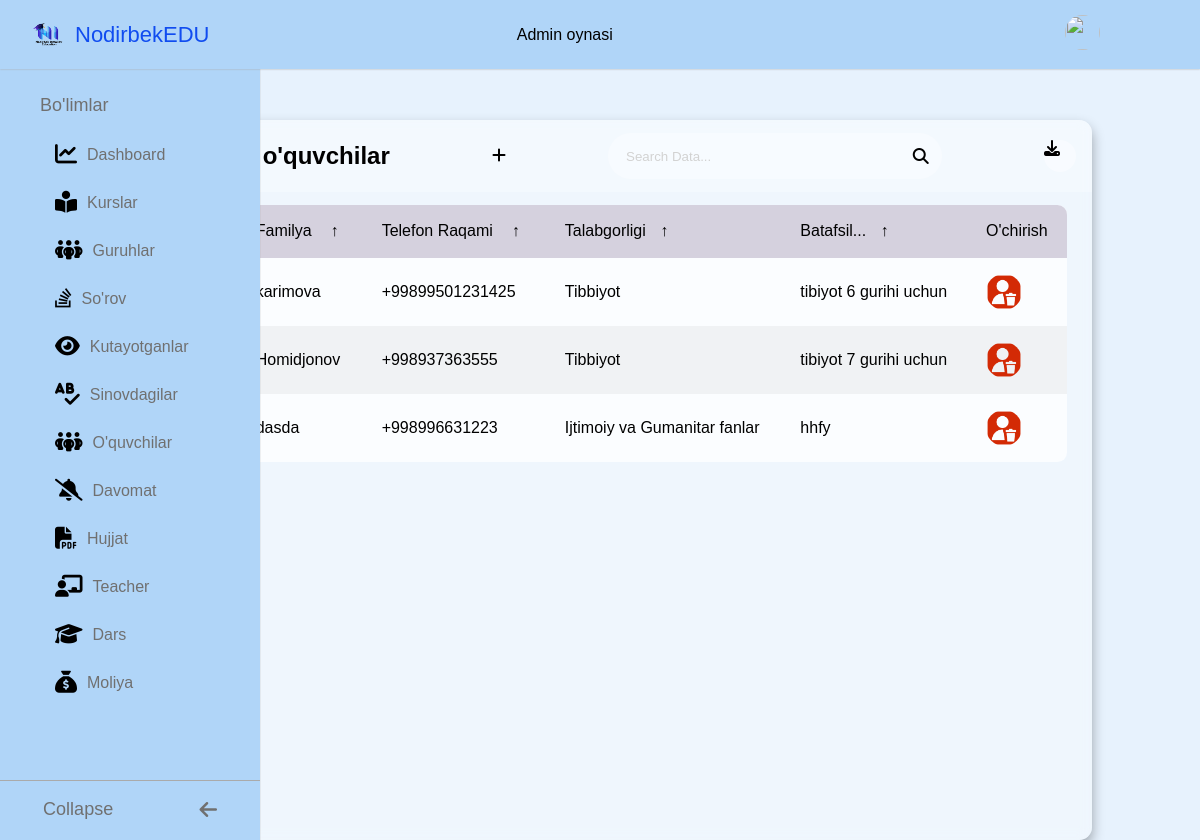
The app's page /asosiy/kutayotganlar/ (signed in) with its own data.
### asosiy/models.py (models this page shows, shortened)
class Kutish(models.Model):
    sorov_fk=models.ForeignKey(Sorov,on_delete=models.CASCADE)
    batafsil=models.TextField()

class Sorov(models.Model):
    ism=models.CharField(max_length=30)
    fam=models.CharField(max_length=30)
    tel=models.CharField(max_length=13)
    kurs_fk=models.ForeignKey(Kurs,on_delete=models.CASCADE)
    sorov_qoldirilgan_vaqt=models.DateTimeField(auto_now_add=True)

class Kurs(models.Model):
    nom=models.CharField(max_length=30)
    ochilgan_sana=models.DateField()
    def __str__(self):
        return f"{self.nom}"

### asosiy/views.py (the view, shortened to what this page needs)
# urls.py: path('kutayotganlar/', Kutayotganlar.as_view()),
class Kutayotganlar(View):
    def get(self, request):
        if request.user.is_authenticated:
            data = {
                'kutush': Sorov.objects.all(),
                'kutayotganlar': Kutish.objects.all()
            }
            return render(request, 'kutish.html', data)
        return redirect('/adminlogin/')

### templates/kutish.html (shortened to what this page needs)
<!DOCTYPE html>
<html lang="en">
<head>
    {% load static %}
    <link rel="stylesheet" href="https://cdnjs.cloudflare.com/ajax/libs/font-awesome/6.4.0/css/all.min.css" />
    <link rel="stylesheet" href="{% static 'root.css' %}">
    <link rel="stylesheet" href="{% static 'standart.css' %}">
    <link rel="stylesheet" href="{% static 'table.css' %}">
    <link rel="stylesheet" href="{% static 'admin_form.css' %}">
</head>
<body>
  <nav class="navbar">
		<div class="logo_item">
		  <img src="/media/mm2n.png" alt=""></i>NodirbekEDU
		</div>
		<div class="search_bar">
			 <p>Admin oynasi</p>
		</div>
		<div class="navbar_content">
		  <a href="/logout"><img src="/media/logout.png" alt="" class="profile" /></a>
		</div>
	  </nav>
	  <nav class="sidebar">
		<div class="menu_content">
		  <ul class="menu_items">
			<div class="menu_title menu_dahsboard"></div>
			<li class="item">
				<a href="/asosiy/IndexAdmin" class="nav_link">
				  <span class="navlink_icon">
					<i class="fa-solid fa-chart-line"></i>
				  </span>
				  <span class="navlink"> Dashboard</span>
				</a>
			  </li>
        <li class="item">
          <a href="/asosiy/kurslar" class="nav_link">
            <span class="navlink_icon">
           <i class="fa-solid fa-book-open-reader"></i>             </span>
            <span class="navlink"> Kurslar</span>
          </a>
          </li>
        <li class="item">
          <a href="/asosiy/guruhlar" class="nav_link">
            <span class="navlink_icon">
            <i class="fa-solid fa-people-group"></i>                  </span>
            <span class="navlink"> Guruhlar</span>
          </a>
          </li>
			  <li class="item">
				<a href="/asosiy/sorov" class="nav_link">
				  <span class="navlink_icon">
					<i class="fa-brands fa-stack-overflow"></i>                </span>
				  <span class="navlink">So'rov</span>
				</a>
			  </li>
        <li class="item">
          <a href="/asosiy/kutayotganlar" class="nav_link">
            <span class="navlink_icon">
              <i class="fa-solid fa-eye"></i>                 </span>
            <span class="navlink">Kutayotganlar</span>
          </a>
        </li>
			  <li class="item">
          <a href="/asosiy/sinov" class="nav_link">
            <span class="navlink_icon">
              <i class="fa-solid fa-spell-check"></i>               </span>
            <span class="navlink">Sinovdagilar</span>
          </a>
        </li>
			  <li class="item">
				<a href="/asosiy/talabalar" class="nav_link">
				  <span class="navlink_icon">
            <i class="fa-solid fa-people-group"></i>                  </span>
				  <span class="navlink">O'quvchilar</span>
				</a>
			  </li>
        <li class="item">
          <a href="/asosiy/davomat" class="nav_link">
            <span class="navlink_icon">
              <i class="fa-solid fa-bell-slash"></i>                </span>
            <span class="navlink">Davomat</span>
          </a>
          </li>
          <li class="item">
            <a href="/asosiy/hujat" class="nav_link">
              <span class="navlink_icon">
                <i class="fa-solid fa-file-pdf"></i>                </span>
              <span class="navlink">Hujjat</span>
            </a>
            </li>
            <li class="item">
              <a href="/asosiy/teacher" class="nav_link">
                <span class="navlink_icon">
                  <i class="fa-solid fa-chalkboard-user"></i>                </span>
                <span class="navlink">Teacher</span>
              </a>
              </li>
              <li class="item">
                <a href="/asosiy/dars" class="nav_link">
                  <span class="navlink_icon">
                    <i class="fa-solid fa-graduation-cap"></i>               </span>
                  <span class="navlink">Dars</span>
                </a>
                </li>
                <li class="item">
                  <a href="/asosiy/moliya" class="nav_link">
                    <span class="navlink_icon">
                      <i class="fa-solid fa-sack-dollar"></i>              </span>
                    <span class="navlink">Moliya</span>
                  </a>
                  </li>
		  </ul>
		  <div class="bottom_content">
			<div class="bottom expand_sidebar">
			  <span> Expand</span>
			</div>
			<div class="bottom collapse_sidebar">
			  <span> Collapse</span>
			  <i class="fa-solid fa-arrow-left"></i>
			</div>
		  </div>
		</div>
	  </nav>
    <main class="table">
        <section class="table__header">
            <h1>Kutayotgan o'quvchilar</h1>
            <div class="add">
                <i class="fa-solid fa-plus"></i>
            </div>
            <div class="input-group">
                <input type="search" placeholder="Search Data...">
                <i class="fa-solid fa-magnifying-glass"></i>
            </div>
            <div class="export__file">
                <label for="export-file" class="export__file-btn" title="Export File"><i class="fa-solid fa-download"></i></label>
            </div>
        </section>
        <section class="table__body">
            <table id="customers_table">
                <thead>
                    <tr>
                        <th> ism <span class="icon-arrow">&UpArrow;</span></th>
                        <th> Familya <span class="icon-arrow">&UpArrow;</span></th>
                        <th> Telefon raqami <span class="icon-arrow">&UpArrow;</span></th>
                        <th>talabgorligi<span class="icon-arrow">&UpArrow;</span></th>
                        <th>Batafsil...<span class="icon-arrow">&UpArrow;</span></th>
                        <th>O'chirish</th>
                    </tr>
                </thead>
                <tbody>
                {% for i in kutayotganlar %}
                    <tr>
                        <td class="name"> {{i.sorov_fk.ism}} </td>
                        <td class="fam"> {{i.sorov_fk.fam}}</td>
                        <td class="tel"> {{i.sorov_fk.tel}} </td>
                        <td>
                            <p>{{i.sorov_fk.kurs_fk}} </p>
                        </td>
                        <td> {{i.batafsil}} </td>
                        <td><a href="/asosiy/kutushdelete/{{i.id}}"><img src="/media/user.png"></a> </td>
                    </tr>
                    {% endfor %}
                </tbody>
            </table>
          </section>
    </main>
</body>
</html>

### static/root.css (style rules this page uses)
:root { --first-color: blue; --black-color: rgb(29, 27, 27); --wite-color: #fff; --body-color: #e2e1e1; --white-color: #b0d5f8; --blue-color: #104cf0; --grey-color: #707070; --grey-color-light: #aaa; --body-font:'Open Sans', sans-serif; --small-font-size:.913rem; }

### static/standart.css (style rules this page uses)
* { margin: 0; padding: 0; box-sizing: border-box; font-family: 'Poppins', sans-serif; }
body { background-position: center; background-size: cover; margin: 0 auto; padding: 0; box-sizing: border-box; font-family: "Poppins", sans-serif; }
body { background-color: #e7f2fd; transition: all 0.5s ease; }
.navbar { padding: 20px auto; position: fixed; top: 0; width: 100%; left: 0; background-color: var(--white-color); display: flex; align-items: center; justify-content: space-between; padding: 15px 30px; z-index: 1000; box-shadow: 0 0 2px var(--grey-color-light); }
.logo_item { display: flex; align-items: center; column-gap: 10px; font-size: 22px; font-weight: 500; color: var(--blue-color); }
.navbar img { width: 35px; height: 35px; border-radius: 50%; }
.navbar_content { display: flex; align-items: center; column-gap: 25px; padding: 0 70px; }
.sidebar { background-color: var(--white-color); width: 260px; position: fixed; top: 0; left: 0; height: 100%; padding: 80px 20px; z-index: 100; overflow-y: scroll; box-shadow: 0 0 1px var(--grey-color-light); transition: all 0.5s ease; }
.menu_content { position: relative; }
.menu_title { margin: 15px 0; padding: 0 20px; font-size: 18px; }
.menu_title::before { color: var(--grey-color); white-space: nowrap; }
.menu_dahsboard::before { content: "Bo'limlar"; }
.menu_items { padding: 0; list-style: none; }
.navlink_icon { position: relative; font-size: 22px; line-height: 40px; display: inline-block; text-align: center; border-radius: 6px; margin-right: 10px; color: #000; margin-left: 20px; }
.navlink_icon::before { content: ""; position: absolute; height: 100%; width: calc(100% + 100px); left: -20px; }
.sidebar .nav_link { display: flex; align-items: center; width: 100%; padding: 4px 15px; border-radius: 8px; text-decoration: none; color: var(--grey-color); white-space: nowrap; }
.bottom_content { position: fixed; bottom: 60px; left: 0; width: 260px; cursor: pointer; transition: all 0.5s ease; }
.bottom { position: absolute; display: flex; align-items: center; left: 0; justify-content: space-around; padding: 18px 0; text-align: center; width: 100%; color: var(--grey-color); border-top: 1px solid var(--grey-color-light); background-color: var(--white-color); }
.bottom i { font-size: 20px; }
.bottom span { font-size: 18px; }

### records on screen
Kutish: sorov_fk.fam "karimova", sorov_fk.tel "+99899501231425", sorov_fk.kurs_fk "Tibbiyot", batafsil "tibiyot 6 gurihi uchun"
Kutish: sorov_fk.fam "Homidjonov", sorov_fk.tel "+998937363555", sorov_fk.kurs_fk "Tibbiyot", batafsil "tibiyot 7 gurihi uchun"
Kutish: sorov_fk.fam "dasda", sorov_fk.tel "+998996631223", sorov_fk.kurs_fk "Ijtimoiy va Gumanitar fanlar", batafsil "hhfy"
